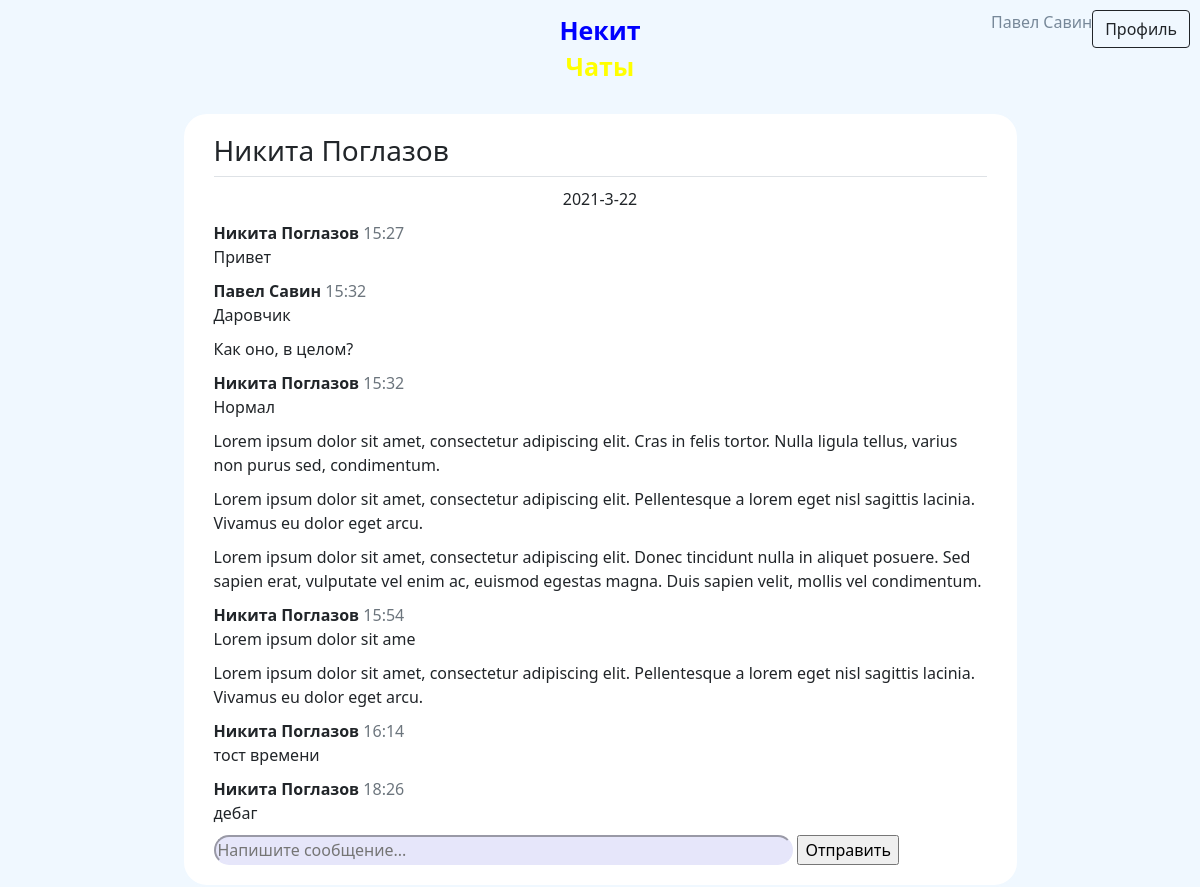
Page /conversation/1 (signed in) on the earlier database version.
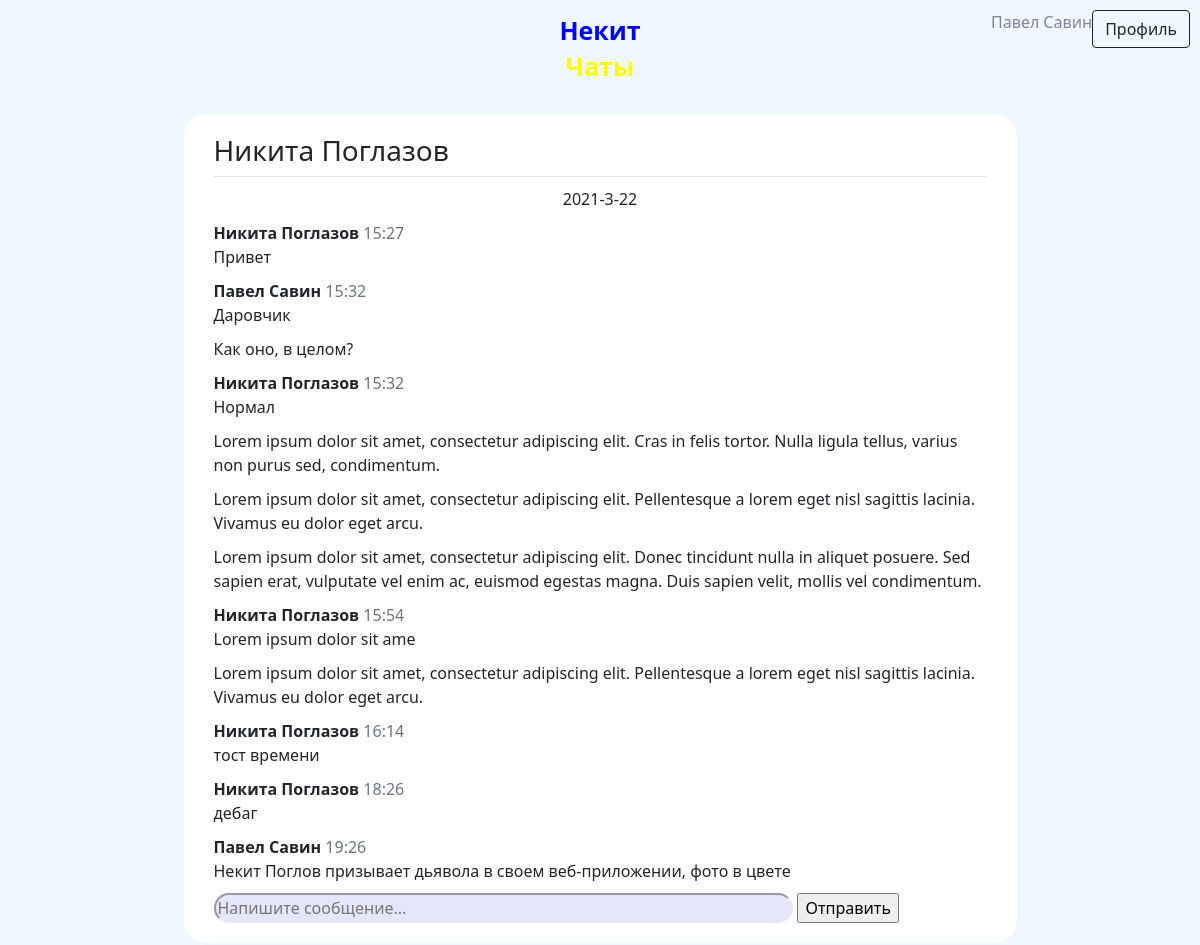
Same page on the later database version.
### data/models/user.py (models this page shows, shortened)
class User(SqlAlchemyBase, UserMixin):
    __tablename__ = 'users'
    id = Column(Integer, autoincrement=True, primary_key=True)
    name = Column(String)
    surname = Column(String)
    birthday = Column(DateTime)
    email = Column(String, unique=True)
    phone_number = Column(String, unique=True)
    hashed_password = Column(String)
    registration_time = Column(DateTime, default=datetime.now)

### data/models/message.py (models this page shows)
class Message(SqlAlchemyBase):
    __tablename__ = 'messages'
    id = Column(Integer, autoincrement=True, primary_key=True)
    to_id = Column(Integer, ForeignKey("users.id"))
    from_id = Column(Integer, ForeignKey("users.id"))
    content_id = Column(Integer, ForeignKey("contents.id"))
    created_at = Column(DateTime, default=datetime.now)
    sender = relationship("User", foreign_keys=[from_id])
    receiver = relationship("User", foreign_keys=[to_id])
    content = relationship("Content")

### data/models/content.py (models this page shows)
class Content(SqlAlchemyBase):
    __tablename__ = 'contents'
    id = Column(Integer, autoincrement=True, primary_key=True)
    content = Column(String)

### main.py (the view, shortened to what this page needs)
@app.route('/conversation/<int:user_id>', methods=['POST', 'GET'])
@login_required
def conversation(user_id):
    form = MessageForm()
    session = create_session()
    messages = session.query(Message).filter(((Message.to_id == current_user.id) & (Message.from_id == user_id)) |
                                             ((Message.from_id == current_user.id) & (Message.to_id == user_id)))
    companion = session.query(User).filter(User.id == user_id).first()
    return render_template('chat.html', form=form, messages=messages, companion=companion)

### data/forms.py
class MessageForm(FlaskForm):
    message_field = StringField()
    send_field = SubmitField('Отправить')

### data/db_session.py (called while the page is built)
def create_session() -> Session:
    global __factory
    return __factory()

### main.py (called while the page is built)
@login_manager.user_loader
def load_user(user_id):
    session = create_session()
    return session.query(User).get(user_id)

### templates/chat.html (shortened to what this page needs)
{% extends "base.html" %}
{% block content %}
<form class="clearfix w-75" method="post" novalidate>
    <div>
        <div class="border-bottom">
            <h3>{{ companion.name }} {{ companion.surname }}</h3>
        </div>
        {% for msg in messages %}
            <div>
                {% if loop.previtem is defined %}
                    {% if loop.previtem.sender != msg.sender or loop.previtem.created_at.minute != msg.created_at.minute %}
                        <b>{{ msg.sender.name }} {{ msg.sender.surname }}</b>
                        <span class="text-secondary">{{ msg.created_at.hour }}:{{ msg.created_at.minute }}</span>
                        <br>
                    {% endif %}
                {% else %}
                    <div class="text-center">{{ msg.created_at.year }}-{{ msg.created_at.month }}-{{ msg.created_at.day }}</div>
                    <b>{{ msg.sender.name }} {{ msg.sender.surname }}</b>
                    <span class="text-secondary">{{ msg.created_at.hour }}:{{ msg.created_at.minute }}</span>
                    <br>
                {% endif %}
                {{ msg.content.content }}
            </div>
        {% endfor %}
        <div class="message_input_box" id="page-bottom">
            {{ form.message_field(class="message-field w-75", placeholder="Напишите сообщение...") }}
            {{ form.send_field() }}
        </div>
    </div>
</form>
{% endblock %}

### templates/base.html (shortened to what this page needs)
<!DOCTYPE html>
<html lang="en">
<head>
    <link rel="stylesheet" href="/static/css/style.css">
    <link rel="stylesheet" href="https://cdn.jsdelivr.net/npm/bootstrap@5.0.0-beta1/dist/css/bootstrap.min.css"
>
</head>
<body>
<header>
    {% if current_user.is_authenticated %}
        <a class="btn btn-outline-dark profile float-end" href="/profile/{{ current_user.id }}">Профиль</a>
        <a class="user_brand float-end" href="/logout">{{ current_user.name }} {{ current_user.surname }}</a>
    {% else %}
        <a class="btn btn-outline-dark register float-end" href="/register">Зарегистрироваться</a>
        <a class="btn btn-outline-dark login float-end" href="/login">Войти</a>
    {% endif %}
    <div class="logo">
        <a href="/">
            <p class="nekit">Некит</p>
            <p class="chats">Чаты</p>
        </a>
    </div>
</header>
<main role="main" class="container clearfix">
    {% block content %}{% endblock %}
</main>
</body>
</html>

### static/css/style.css (style rules this page uses)
body { background-color: aliceblue !important; }
.logo { text-align: center; margin-left: auto; margin-right: auto; margin-top: 10px; margin-bottom: 10px; max-width: 150px; font-size: 25px; font-weight: 700; line-height: 20px; }
a { text-decoration: none !important; }
header { overflow: hidden; background-color: aliceblue; margin-bottom: 10px; padding: 10px; }
.nekit { color: blue; }
.chats { color: yellow; }
.user_brand { text-decoration: none; color: lightslategray; }
div { margin: 10px; }
form { margin-left: auto; margin-right: auto; max-width: max-content; background-color: white; border: solid 2px aliceblue; border-radius: 25px; padding: 10px; }
.message-field { background-color: lavender; border-radius: 15px; border-color: lavender; outline: none }

Differences in the rows shown:
added Message: sender.name "Павел", sender.surname "Савин", created_at.hour "19", created_at.minute "26", content.content "Некит Поглов призывает дьявола в своем веб-приложении, фото в цвете"
